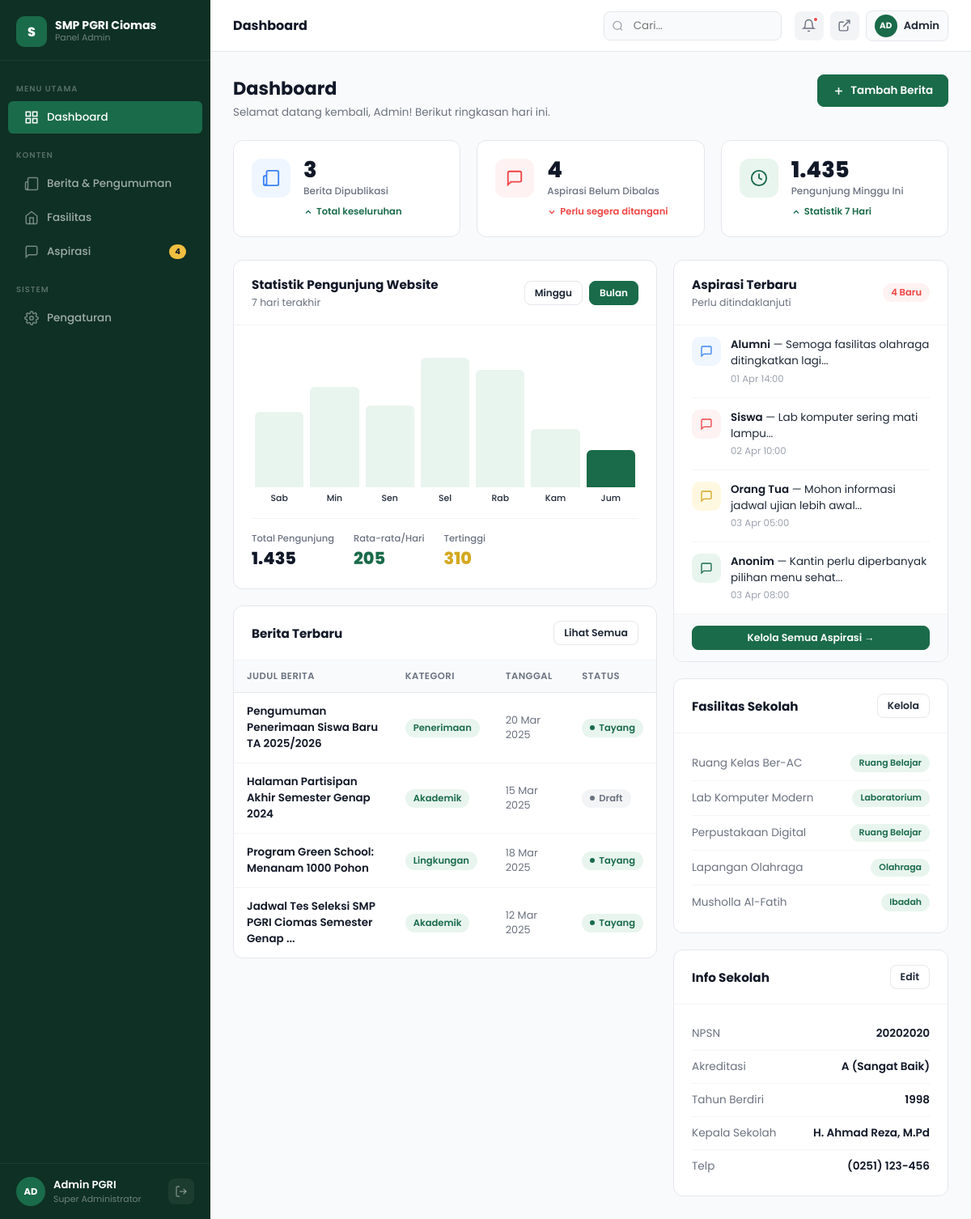
Page /admin/dashboard.php (signed in) on the committed database.
### tables this page shows
CREATE TABLE IF NOT EXISTS `berita` (
  `id` int(11) NOT NULL AUTO_INCREMENT,
  `judul` varchar(255) NOT NULL,
  `kategori` varchar(100) NOT NULL,
  `konten` text DEFAULT NULL,
  `tanggal` date NOT NULL,
  `status` enum('publish','draft') DEFAULT 'publish',
  `gambar` varchar(255) DEFAULT NULL,
  PRIMARY KEY (`id`)
);

CREATE TABLE IF NOT EXISTS `aspirasi` (
  `id` int(11) NOT NULL AUTO_INCREMENT,
  `nama` varchar(100) NOT NULL,
  `peran` varchar(50) DEFAULT 'Masyarakat',
  `pesan` text NOT NULL,
  `status` enum('baru','dibaca','dibalas') DEFAULT 'baru',
  `prioritas` enum('red','yellow','green','blue') DEFAULT 'green',
  `created_at` timestamp NOT NULL DEFAULT current_timestamp(),
  PRIMARY KEY (`id`)
);

CREATE TABLE IF NOT EXISTS `fasilitas` (
  `id` int(11) NOT NULL AUTO_INCREMENT,
  `nama_fasilitas` varchar(100) NOT NULL,
  `kategori` varchar(100) NOT NULL,
  `deskripsi` text DEFAULT NULL,
  `gambar` varchar(255) DEFAULT NULL,
  PRIMARY KEY (`id`)
);

CREATE TABLE IF NOT EXISTS `pengaturan` (
  `id` int(11) NOT NULL AUTO_INCREMENT,
  `npsn` varchar(50) DEFAULT NULL,
  `akreditasi` varchar(100) DEFAULT NULL,
  `tahun_berdiri` varchar(10) DEFAULT NULL,
  `kepala_sekolah` varchar(100) DEFAULT NULL,
  `telp` varchar(50) DEFAULT NULL,
  PRIMARY KEY (`id`)
);

### admin/dashboard.php (the view, shortened to what this page needs)
<?php
require_once 'koneksi.php';
$res_berita = $conn->query("SELECT COUNT(*) as total FROM berita WHERE status='publish'");
$total_berita = $res_berita->fetch_assoc()['total'];
$res_aspirasi = $conn->query("SELECT COUNT(*) as total FROM aspirasi WHERE status != 'dibalas'");
$total_aspirasi = $res_aspirasi->fetch_assoc()['total'];
$res_pengunjung = $conn->query("SELECT SUM(jumlah) as total FROM pengunjung WHERE tanggal >= DATE_SUB(CURDATE(), INTERVAL 7 DAY)");
$total_pengunjung = $res_pengunjung->fetch_assoc()['total'] ?? 0;
$rata_rata = $total_pengunjung > 0 ? round($total_pengunjung / 7) : 0;
$res_tertinggi = $conn->query("SELECT MAX(jumlah) as tertinggi FROM pengunjung WHERE tanggal >= DATE_SUB(CURDATE(), INTERVAL 7 DAY)");
$pengunjung_tertinggi = $res_tertinggi->fetch_assoc()['tertinggi'] ?? 0;
?>
<!DOCTYPE html>
<html lang="id">
<head>
    <link rel="stylesheet" href="assets/css/admin.css">
</head>
<body>
<div class="admin-layout">
<?php include 'components/sidebar.php'; ?>
<div class="admin-main">
<?php include 'components/topbar.php'; ?>
<div class="page-content">
    <div class="page-header">
        <div class="page-header-left">
            <div class="page-heading">Dashboard</div>
            <div class="page-subheading">Selamat datang kembali, Admin! Berikut ringkasan hari ini.</div>
        </div>
        <div class="page-header-actions">
            <a href="berita.php?action=add" class="btn btn-primary">
                <svg width="15" height="15" viewBox="0 0 24 24" fill="none" stroke="currentColor" stroke-width="2.5"><line x1="12" y1="5" x2="12" y2="19"/><line x1="5" y1="12" x2="19" y2="12"/></svg>
                Tambah Berita
            </a>
        </div>
    </div>
    <div class="stats-grid" style="grid-template-columns:repeat(3,1fr)">
        <div class="stat-card">
            <div class="stat-icon blue">
                <svg width="22" height="22" viewBox="0 0 24 24" fill="none" stroke="currentColor" stroke-width="2"><path d="M4 22h16a2 2 0 0 0 2-2V4a2 2 0 0 0-2-2H8a2 2 0 0 0-2 2v16a2 2 0 0 0-2 2zm0 0a2 2 0 0 1-2-2v-9c0-1.1.9-2 2-2h2"/></svg>
            </div>
            <div class="stat-body">
                <div class="stat-value"><?= number_format($total_berita, 0, ',', '.') ?></div>
                <div class="stat-label">Berita Dipublikasi</div>
                <div class="stat-change up">
                    <svg width="12" height="12" viewBox="0 0 24 24" fill="none" stroke="currentColor" stroke-width="2.5"><polyline points="18 15 12 9 6 15"/></svg>
                    Total keseluruhan
                </div>
            </div>
        </div>
        <div class="stat-card">
            <div class="stat-icon red">
                <svg width="22" height="22" viewBox="0 0 24 24" fill="none" stroke="currentColor" stroke-width="2"><path d="M21 15a2 2 0 0 1-2 2H7l-4 4V5a2 2 0 0 1 2-2h14a2 2 0 0 1 2 2z"/></svg>
            </div>
            <div class="stat-body">
                <div class="stat-value"><?= number_format($total_aspirasi, 0, ',', '.') ?></div>
                <div class="stat-label">Aspirasi Belum Dibalas</div>
                <div class="stat-change down">
                    <svg width="12" height="12" viewBox="0 0 24 24" fill="none" stroke="currentColor" stroke-width="2.5"><polyline points="6 9 12 15 18 9"/></svg>
                    Perlu segera ditangani
                </div>
            </div>
        </div>
        <div class="stat-card">
            <div class="stat-icon green">
                <svg width="22" height="22" viewBox="0 0 24 24" fill="none" stroke="currentColor" stroke-width="2"><circle cx="12" cy="12" r="10"/><polyline points="12 6 12 12 16 14"/></svg>
            </div>
            <div class="stat-body">
                <div class="stat-value"><?= number_format($total_pengunjung, 0, ',', '.') ?></div>
                <div class="stat-label">Pengunjung Minggu Ini</div>
                <div class="stat-change up">
                    <svg width="12" height="12" viewBox="0 0 24 24" fill="none" stroke="currentColor" stroke-width="2.5"><polyline points="18 15 12 9 6 15"/></svg>
                    Statistik 7 Hari
                </div>
            </div>
        </div>
    </div>
    <div class="dash-grid">
        <div style="display:flex;flex-direction:column;gap:20px">
            <div class="card">
                <div class="card-header">
                    <div>
                        <div class="card-title">Statistik Pengunjung Website</div>
                        <div class="card-subtitle">7 hari terakhir</div>
                    </div>
                    <div style="display:flex;gap:8px">
                        <button class="btn btn-sm btn-outline" style="padding:5px 12px;font-size:.75rem">Minggu</button>
                        <button class="btn btn-sm btn-primary" style="padding:5px 12px;font-size:.75rem">Bulan</button>
                    </div>
                </div>
                <div class="card-body">
                    <div class="chart-area">
                        <?php
                        $days_query = $conn->query("SELECT DATE_FORMAT(tanggal, '%a') as hari, jumlah FROM pengunjung ORDER BY tanggal ASC LIMIT 7");
                        $days = [];
                        $vals = [];
                        $map_hari = ['Sun'=>'Min','Mon'=>'Sen','Tue'=>'Sel','Wed'=>'Rab','Thu'=>'Kam','Fri'=>'Jum','Sat'=>'Sab'];
                        while($r = $days_query->fetch_assoc()){
                            $days[] = $map_hari[$r['hari']] ?? $r['hari'];
                            $vals[] = $r['jumlah'];
                        }
                        $max  = max($vals);
                        foreach ($days as $i => $d):
                            $h = round(($vals[$i] / $max) * 160);
                            $active = $i === (count($days)-1) ? 'active' : '';
                        ?>
                        <div class="chart-bar-wrap">
                            <div class="chart-bar <?= $active ?>" style="height:<?= $h ?>px" title="<?= $vals[$i] ?> pengunjung"></div>
                            <div class="chart-label"><?= $d ?></div>
                        </div>
                        <?php endforeach; ?>
                    </div>
                    <div style="display:flex;gap:24px;margin-top:16px;padding-top:16px;border-top:1px solid var(--gray-100)">
                        <div>
                            <div style="font-size:.72rem;color:var(--gray-600);font-weight:500">Total Pengunjung</div>
                            <div style="font-size:1.3rem;font-weight:800;color:var(--gray-900)"><?= number_format($total_pengunjung, 0, ',', '.') ?></div>
                        </div>
                        <div>
                            <div style="font-size:.72rem;color:var(--gray-600);font-weight:500">Rata-rata/Hari</div>
                            <div style="font-size:1.3rem;font-weight:800;color:var(--green-main)"><?= number_format($rata_rata, 0, ',', '.') ?></div>
                        </div>
                        <div>
                            <div style="font-size:.72rem;color:var(--gray-600);font-weight:500">Tertinggi</div>
                            <div style="font-size:1.3rem;font-weight:800;color:var(--yellow-dark)"><?= number_format($pengunjung_tertinggi, 0, ',', '.') ?></div>
                        </div>
                    </div>
                </div>
            </div>
            <div class="card">
                <div class="card-header">
                    <div class="card-title">Berita Terbaru</div>
                    <a href="berita.php" class="btn btn-sm btn-outline">Lihat Semua</a>
                </div>
                <div class="table-wrap">
                    <table>
                        <thead>
                            <tr>
                                <th>Judul Berita</th>
                                <th>Kategori</th>
                                <th>Tanggal</th>
                                <th>Status</th>
                            </tr>
                        </thead>
                        <tbody>
                            <?php
                            $q_berita = $conn->query("SELECT * FROM berita ORDER BY id DESC LIMIT 4");
                            while ($b = $q_berita->fetch_assoc()): ?>
                            <tr>
                                <td>
                                    <div class="td-name"><?= htmlspecialchars(substr($b['judul'], 0, 50)) . (strlen($b['judul']) > 50 ? '...' : '') ?></div>
                                </td>
                                <td><span class="badge badge-green"><?= htmlspecialchars($b['kategori']) ?></span></td>
                                <td style="color:var(--gray-600);font-size:.8rem"><?= date('d M Y', strtotime($b['tanggal'])) ?></td>
                                <td>
                                    <?php if ($b['status'] === 'publish'): ?>
                                    <span class="badge badge-green"><span class="badge-dot"></span>Tayang</span>
                                    <?php else: ?>
                                    <span class="badge badge-gray"><span class="badge-dot"></span>Draft</span>
                                    <?php endif; ?>
                                </td>
                            </tr>
                            <?php endwhile; ?>
                        </tbody>
                    </table>
                </div>
            </div>
        </div>
        <div style="display:flex;flex-direction:column;gap:20px">
            <div class="card">
                <div class="card-header">
                    <div>
                        <div class="card-title">Aspirasi Terbaru</div>
                        <div class="card-subtitle">Perlu ditindaklanjuti</div>
                    </div>
                    <?php if($total_aspirasi > 0): ?>
                    <span class="badge badge-red"><?= $total_aspirasi ?> Baru</span>
                    <?php endif; ?>
                </div>
                <div class="card-body" style="padding:0">
                    <div class="activity-list" style="padding:0 22px">
                        <?php
                        $q_asp = $conn->query("SELECT * FROM aspirasi WHERE status != 'dibalas' ORDER BY id DESC LIMIT 4");
                        while ($a = $q_asp->fetch_assoc()):
                            $waktu = date('d M H:i', strtotime($a['created_at']));
                        ?>
                        <div class="activity-item">
                            <div class="activity-dot <?= $a['prioritas'] ?>">
                                <svg width="16" height="16" viewBox="0 0 24 24" fill="none" stroke="currentColor" stroke-width="2"><path d="M21 15a2 2 0 0 1-2 2H7l-4 4V5a2 2 0 0 1 2-2h14a2 2 0 0 1 2 2z"/></svg>
                            </div>
                            <div>
                                <div class="activity-text">
                                    <strong><?= htmlspecialchars($a['nama']) ?></strong> — <?= htmlspecialchars(substr($a['pesan'], 0, 45)) ?>...
                                </div>
                                <div class="activity-time"><?= $waktu ?></div>
                            </div>
                        </div>
                        <?php endwhile; ?>
                    </div>
                </div>
                <div class="card-footer">
                    <a href="aspirasi.php" class="btn btn-sm btn-primary" style="width:100%;justify-content:center">
                        Kelola Semua Aspirasi →
                    </a>
                </div>
            </div>
            <div class="card">
                <div class="card-header">
                    <div class="card-title">Fasilitas Sekolah</div>
                    <a href="fasilitas.php" class="btn btn-sm btn-outline">Kelola</a>
                </div>
                <div class="card-body" style="padding:16px 22px">
                    <?php
                    $q_fas = $conn->query("SELECT * FROM fasilitas LIMIT 5");
                    while ($f = $q_fas->fetch_assoc()): ?>
                    <div class="info-row">
                        <span class="info-row-label"><?= htmlspecialchars($f['nama_fasilitas']) ?></span>
                        <span class="badge badge-green" style="font-size:.68rem"><?= htmlspecialchars($f['kategori']) ?></span>
                    </div>
                    <?php endwhile; ?>
                </div>
            </div>
            <div class="card">
                <div class="card-header">
                    <div class="card-title">Info Sekolah</div>
                    <a href="pengaturan.php" class="btn btn-sm btn-outline">Edit</a>
                </div>
                <div class="card-body" style="padding:16px 22px">
                    <?php
                    $q_info = $conn->query("SELECT * FROM pengaturan LIMIT 1");
                    $i = $q_info->fetch_assoc();
                    if($i): ?>
                    <div class="info-row">
                        <span class="info-row-label">NPSN</span>
                        <span class="info-row-value"><?= htmlspecialchars($i['npsn']) ?></span>
                    </div>
                    <div class="info-row">
                        <span class="info-row-label">Akreditasi</span>
                        <span class="info-row-value"><?= htmlspecialchars($i['akreditasi']) ?></span>
                    </div>
                    <div class="info-row">
                        <span class="info-row-label">Tahun Berdiri</span>
                        <span class="info-row-value"><?= htmlspecialchars($i['tahun_berdiri']) ?></span>
                    </div>
                    <div class="info-row">
                        <span class="info-row-label">Kepala Sekolah</span>
                        <span class="info-row-value"><?= htmlspecialchars($i['kepala_sekolah']) ?></span>
                    </div>
                    <div class="info-row">
                        <span class="info-row-label">Telp</span>
                        <span class="info-row-value"><?= htmlspecialchars($i['telp']) ?></span>
                    </div>
                    <?php endif; ?>
                </div>
            </div>
        </div>
    </div>
</div>
</div>
</div>
</body>
</html>

### rows in the picture
berita: judul "Pengumuman Penerimaan Siswa Baru TA 2025/2026", kategori "Penerimaan", tanggal "20 Mar 2025", status "publish" (drawn)
berita: judul "Halaman Partisipan Akhir Semester Genap 2024", kategori "Akademik", tanggal "15 Mar 2025", status "draft" (drawn)
berita: judul "Program Green School: Menanam 1000 Pohon", kategori "Lingkungan", tanggal "18 Mar 2025", status "publish" (drawn)
berita: judul "Jadwal Tes Seleksi SMP PGRI Ciomas Semester Genap", kategori "Akademik", tanggal "12 Mar 2025", status "publish" (drawn)
aspirasi: nama "Alumni", pesan "Semoga fasilitas olahraga ditingkatkan lagi", created_at "01 Apr 14:00"
aspirasi: nama "Siswa", pesan "Lab komputer sering mati lampu", created_at "02 Apr 10:00"
aspirasi: nama "Orang Tua", pesan "Mohon informasi jadwal ujian lebih awal", created_at "03 Apr 05:00"
aspirasi: nama "Anonim", pesan "Kantin perlu diperbanyak pilihan menu sehat", created_at "03 Apr 08:00"
fasilitas: nama_fasilitas "Ruang Kelas Ber-AC", kategori "Ruang Belajar"
fasilitas: nama_fasilitas "Lab Komputer Modern", kategori "Laboratorium"
fasilitas: nama_fasilitas "Perpustakaan Digital", kategori "Ruang Belajar"
fasilitas: nama_fasilitas "Lapangan Olahraga", kategori "Olahraga"
fasilitas: nama_fasilitas "Musholla Al-Fatih", kategori "Ibadah"
pengaturan: npsn "20202020", akreditasi "A (Sangat Baik)", tahun_berdiri "1998", kepala_sekolah "H. Ahmad Reza, M.Pd", telp "(0251) 123-456"

### other values in the picture
$aspirasi_pending "4"
$page_name "Dashboard"
$total_berita "3"
$total_aspirasi "4"
$total_pengunjung "1.435"
$d "Sab"
$d "Min"
$d "Sen"
$d "Sel"
$d "Rab"
$d "Kam"
$d "Jum"
$rata_rata "205"
$pengunjung_tertinggi "310"
